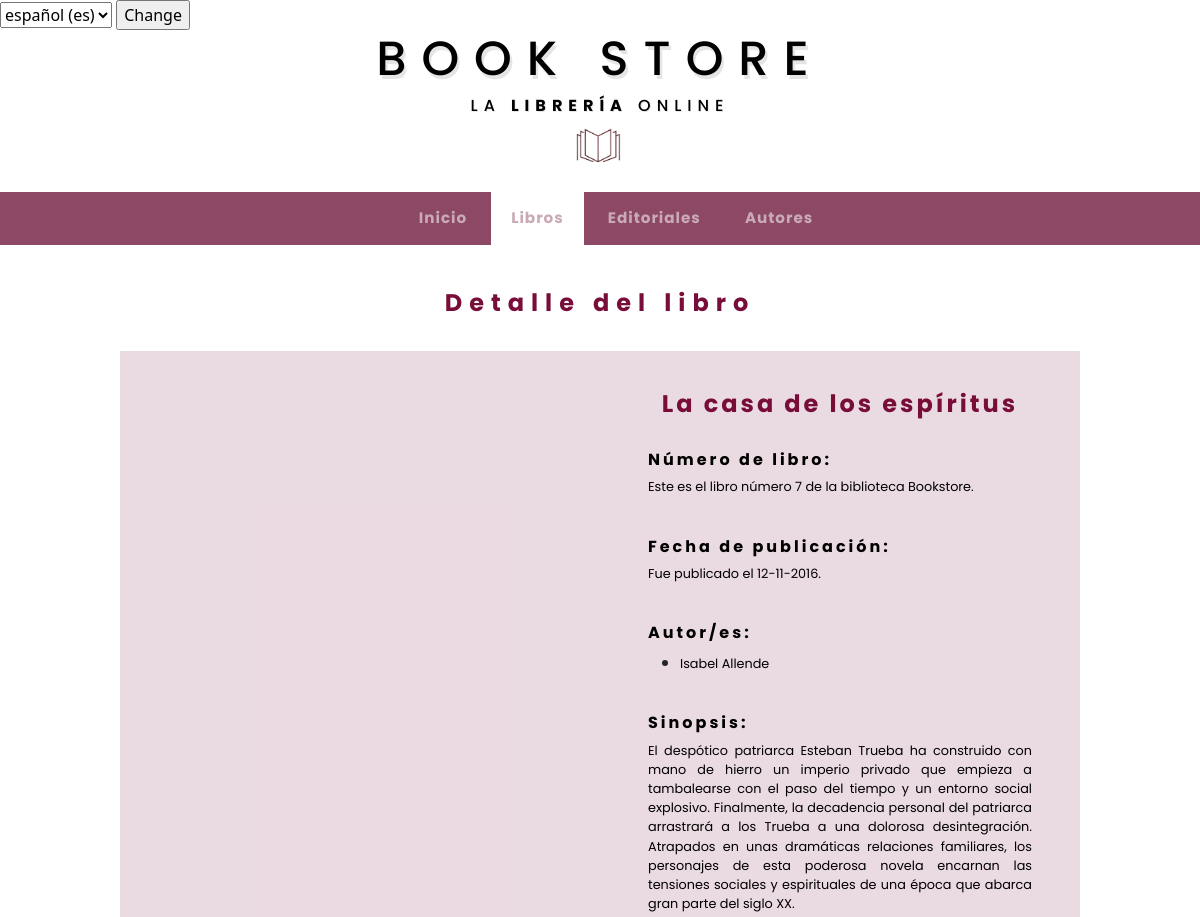
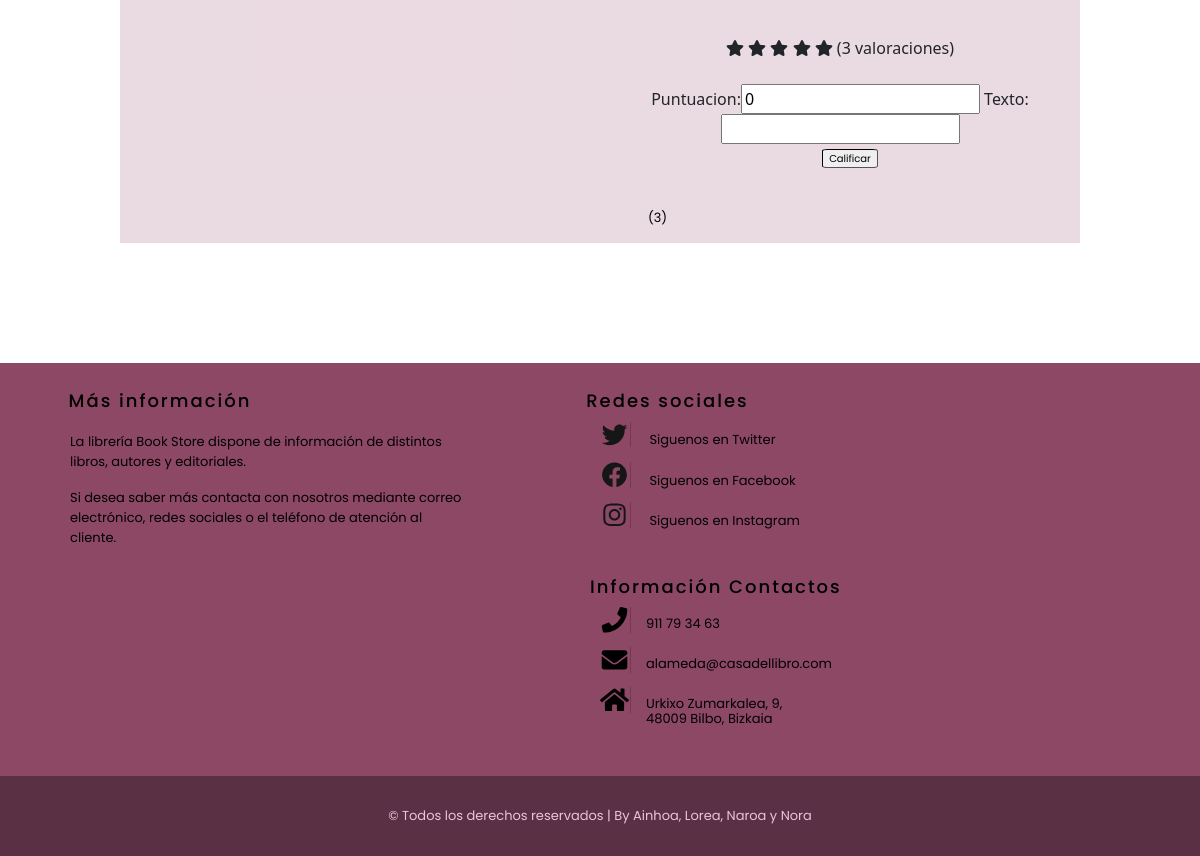
Page /appBookStore/libro/7/autores/ on the committed database (2 pictures, top to bottom).
### appBookStore/models.py (models this page shows, shortened)
class Libro(models.Model):
    nombre = models.CharField(max_length=50)
    autores = models.ManyToManyField(Autor)
    editorial = models.ForeignKey(Editorial, on_delete=models.CASCADE)
    genero = models.ForeignKey(Genero, on_delete=models.CASCADE)
    idioma = models.ForeignKey(Idioma, on_delete=models.CASCADE)
    paginas = models.IntegerField(default=0)
    sinopsis = models.CharField(max_length=800)
    fechaPubli = models.DateField()
    mediaValoracion = models.FloatField(default=0)
    numValoraciones = models.IntegerField(default=0)
    imagenLink = models.CharField(max_length=800)

class Autor(models.Model):
    nombre = models.CharField(max_length=50)
    biografia = models.CharField(max_length=800)
    imagenLink = models.CharField(max_length=800)

### appBookStore/views.py (the view)
# urls.py: path('libro/<int:libro_id>/autores/', views.detallesLibro, name='detallesLibro'),
def detallesLibro(request, libro_id):
	libro = get_object_or_404(Libro, pk=libro_id)
	autores = libro.autores.all()
	form = ValoracionCrear()
	context = {'libro' : libro, 'autores' : autores, 'form': form}
	return render(request, 'detallesLibro.html', context)

### appBookStore/forms.py
class ValoracionCrear(forms.ModelForm):
    class Meta:
        model = Valoracion
        fields = ['puntuacion', 'texto']
        db_constraints = {
            'puntuacion': 'check (puntuacion<6)'
        }
    def __init__(self, *args, **kwargs):
        super().__init__(*args, **kwargs)
        self.fields['puntuacion'].widget.attrs.update({
            'class': 'form-puntuacion'
        })
        self.fields['texto'].widget.attrs.update({
            'class': 'form-texto'
        })

### appBookStore/templates/detallesLibro.html (shortened to what this page needs)
 {% extends "base.html" %}
 {% load static %}
 {% block titulo %} Detalle del libro{% endblock %}
 {% block contenido %}
    <div class="ila">
        <div class="zuta">
            <div>
            </div>
        </div>
        <div class="zuta">
            <h3 class="tituloLibro"> {{ libro.nombre}}</h3>
            <br>
                {% if libro %}
                     <div class="azpiZuta">
                        <h4 class="infoTitulos"> Número de libro:</h4>
                            <p class="texto">
                                Este es el libro número {{ libro.id}} de la biblioteca Bookstore.
                            </p>
                            <br>
                        <h4 class="infoTitulos"> Fecha de publicación:</h4>
                            <p class="texto">
                                Fue publicado el  {{ libro.fechaPubli |date:'d-m-Y'}}.
                            </p>
                            <br>
                        <h4 class="infoTitulos"> Autor/es:</h4>
                            <div class="texto">
                                {% if autores %}
                                    {% for a in autores %}
                                    <ul>
                                    <li>
                                        <p class="texto">
                                        <a href= "{% url 'detallesAutores' a.id %}">{{ a.nombre }}</a>
                                        </p>
                                    </li>
                                    </ul>
                                    {% endfor %}
                                    {% else %}
                                        <p class="texto">No se dispone de la información del autor del libro {{editorial.nombre}}</p>
                                    {% endif %}
                                </div>
                            <br>
                        <h4 class="infoTitulos"> Sinopsis:</h4>
                            <p class="texto">
                                {{ libro.sinopsis}}
                            </p>
                            <br>
                        <div class="detallesClasificacionestrellas">
                            <form action="{% url 'getDatosValoracion' libro.id %}" method="POST">
                            <span class="fa fa-star" onload="mediaEstrellas(this, parseInt('{{libro.mediaValoracion}}'))" id="1estrella"></span>
                            <span class="fa fa-star" id="2estrella"></span>
                            <span class="fa fa-star" id="3estrella"></span>
                            <span class="fa fa-star" id="4estrella"></span>
                            <span class="fa fa-star" id="5estrella"></span>
                            ({{libro.numValoraciones}} valoraciones)
                            <div id="calificar">
                                {{form}}
                            </div>
    <button type="submit" class="botonCalificar" style="border:#000000;border-style:inset;border-width: thin; font-family: 'Poppins', sans-serif; border-radius: 10%; margin-left: 20px; font-size:x-small;"
     >Calificar</button>
</form>
                        </div>
                        <p class="texto">
                            ({{libro.numValoraciones}})
                        </p>
                    </div>
                    {% else %}
                        <p class="texto">No se dispone de la información del autor del libro {{editorial.nombre}}</p>
                {% endif %}
        </div>
    </div>
 {% endblock %}

### appBookStore/static/css/main.css (style rules this page uses)
html { min-height: 100%; position: relative; }
body.fondo { background-color: white; margin-top: -64px; height: 100%; padding: 0px; margin: 0px; margin-bottom: 0px; }
a:link { color: rgb(0, 0, 0); text-decoration: none; }

### appBookStore/static/css/detalles.css (style rules this page uses)
.tituloLibro { font-family: 'Poppins', sans-serif; color:rgb(121, 13, 58); font-size: 1.5em; letter-spacing: 3px; text-align: center; font-weight: bold; margin-top: 10%; }
.infoTitulos { font-family: 'Poppins', sans-serif; color: rgb(0, 0, 0); font-size: 1em; letter-spacing: 3px; text-align: left; font-weight: bold; }
p.texto { font-family: 'Poppins', sans-serif; color: rgb(0, 0, 0); font-size: 0.8em; text-align:justify; }
.zuta { float: left; margin-left: 5%; margin-right: 5%; border: black; width: 40%; }
.ila { content: ""; display: table; clear: both; border: black; background-color: rgba(121, 13, 58, 0.151); width: 80%; float: left; margin-left: 10%; margin-right: 10%; margin-bottom: 10%; }
div.detallesClasificacionestrellas { text-align: center; margin-bottom: 40px; }
.fa-star { cursor: pointer; }

### rows in the picture
Libro: nombre "La casa de los espíritus", id "7", fechaPubli "12-11-2016", sinopsis "El despótico patriarca Esteban Trueba ha construido con mano de hierro un imperio privado que empieza a tambalearse con el paso del tiempo y un entorno social explosivo. Finalmente, la decadencia personal del patriarca arrastrará a los Trueba a una dolorosa desintegración. Atrapados en unas dramáticas relaciones familiares, los personajes de esta poderosa novela encarnan las tensiones sociales y espirituales de una época que abarca gran parte del siglo XX.", numValoraciones "3"
Autor: nombre "Isabel Allende"

### other values in the picture
form field language "español (es)"
